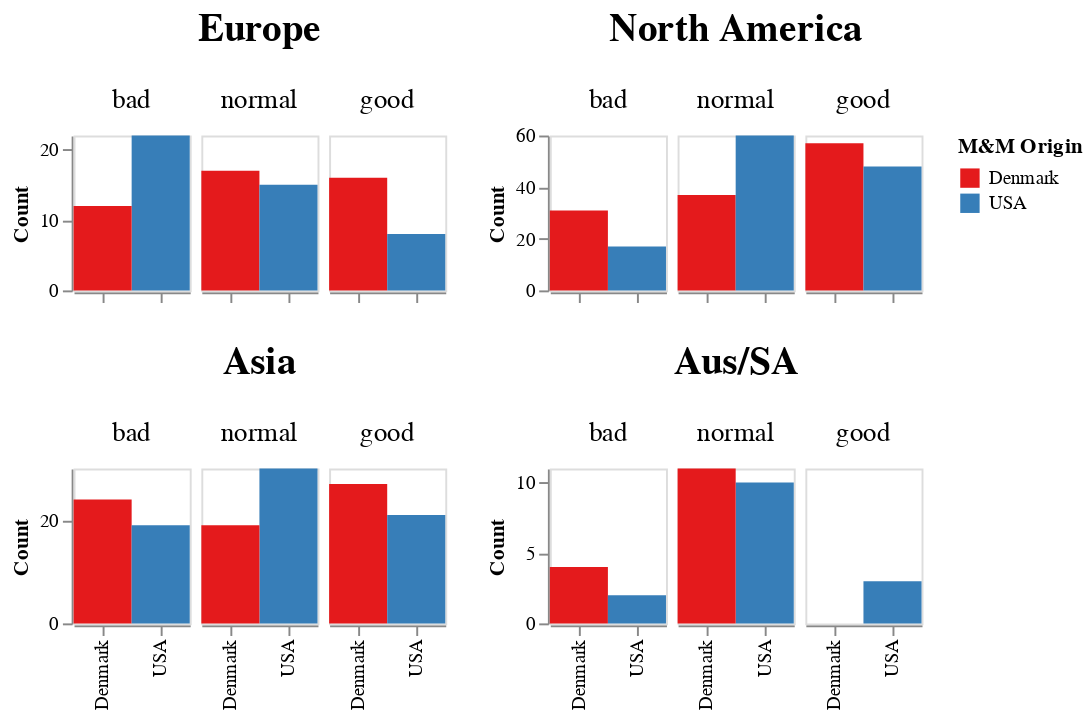

Source (notebook cell):
### Markdown cell above
### Show distribution of taste response counts of each continent

### Code cell
w = 60
h = 80
sp = 4

eu = alt.Chart(df[df['continent_adj']=='Europe'],).mark_bar(size=30).encode(
    alt.Y("count(taste_response):N",title="Count"),
    alt.X("mnm_origin",title='',sort=taste_order, # not sure why this sort is needed but it is
          axis=alt.Axis(labels=False)),
    alt.Color("mnm_origin:N",title='M&M Origin').scale(scheme="set1"),
    alt.Column("taste_response:N",sort=taste_order,spacing=sp,
               header=alt.Header(labelFontSize=14,title='Europe',titleFontSize=20)),
).properties(
    width=w,
    height=h,
)

na = alt.Chart(df[df['continent_adj']=='North America'],).mark_bar(size=30).encode(
    alt.Y("count(taste_response):N",title="Count"),
    alt.X("mnm_origin",title='',sort=taste_order, # not sure why this sort is needed but it is
          axis=alt.Axis(labels=False)),
    alt.Color("mnm_origin:N"),
    alt.Column("taste_response:N",sort=taste_order,spacing=sp,
               header=alt.Header(labelFontSize=14,title='North America',titleFontSize=20)),
).properties(
    width=w,
    height=h,
)

asi = alt.Chart(df[df['continent_adj']=='Asia'],).mark_bar(size=30).encode(
    alt.Y("count(taste_response):N",title="Count"),
    alt.X("mnm_origin",title='',sort=taste_order), # not sure why this sort is needed but it is
    alt.Color("mnm_origin:N"),
    alt.Column("taste_response:N",sort=taste_order,spacing=sp,
               header=alt.Header(labelFontSize=14,title='Asia',titleFontSize=20)),
).properties(
    width=w,
    height=h,
)

ausa = alt.Chart(df[df['continent_adj']=='Aus/SA'],).mark_bar(size=30).encode(
    alt.Y("count(taste_response):N",title="Count"),
    alt.X("mnm_origin",title=''), # not sure why this sort is NOT needed when the others are?
    alt.Color("mnm_origin:N"),
    alt.Column("taste_response:N",sort=taste_order,spacing=sp,
               header=alt.Header(labelFontSize=14,title='Aus/SA',titleFontSize=20)),
    order=alt.Order('column_taste_response_sort_index:Q')
).properties(
    width=w,
    height=h,
)

euna = alt.hconcat(eu,na)
aa = alt.hconcat(asi,ausa)
alt.vconcat(euna,aa
).configure_axis(
    grid=False,
)

### Figure 1 — Vega-Lite specification as saved in the notebook (floating-point values rounded to 4 significant figures; data arrays with more than 128 entries replaced by an {"elided": "..."} marker saying what was removed)
{"config": {"view": {"continuousWidth": 300, "continuousHeight": 300}, "axis": {"grid": false}}, "vconcat": [{"hconcat": [{"data": {"name": "data-249f99c136af0a67828851a4c0d86c8c"}, "mark": {"type": "bar", "size": 30}, "encoding": {"color": {"field": "mnm_origin", "scale": {"scheme": "set1"}, "title": "M&M Origin", "type": "nominal"}, "column": {"field": "taste_response", "header": {"labelFontSize": 14, "title": "Europe", "titleFontSize": 20}, "sort": ["bad", "normal", "good"], "spacing": 4, "type": "nominal"}, "x": {"axis": {"labels": false}, "field": "mnm_origin", "sort": ["bad", "normal", "good"], "title": "", "type": "nominal"}, "y": {"aggregate": "count", "field": "taste_response", "title": "Count", "type": "nominal"}}, "height": 80, "width": 60}, {"data": {"name": "data-93d1f81ac1568ce486484cdbcc28c073"}, "mark": {"type": "bar", "size": 30}, "encoding": {"color": {"field": "mnm_origin", "type": "nominal"}, "column": {"field": "taste_response", "header": {"labelFontSize": 14, "title": "North America", "titleFontSize": 20}, "sort": ["bad", "normal", "good"], "spacing": 4, "type": "nominal"}, "x": {"axis": {"labels": false}, "field": "mnm_origin", "sort": ["bad", "normal", "good"], "title": "", "type": "nominal"}, "y": {"aggregate": "count", "field": "taste_response", "title": "Count", "type": "nominal"}}, "height": 80, "width": 60}]}, {"hconcat": [{"data": {"name": "data-ba409737aa0490b34df3ff3f0b64b85c"}, "mark": {"type": "bar", "size": 30}, "encoding": {"color": {"field": "mnm_origin", "type": "nominal"}, "column": {"field": "taste_response", "header": {"labelFontSize": 14, "title": "Asia", "titleFontSize": 20}, "sort": ["bad", "normal", "good"], "spacing": 4, "type": "nominal"}, "x": {"field": "mnm_origin", "sort": ["bad", "normal", "good"], "title": "", "type": "nominal"}, "y": {"aggregate": "count", "field": "taste_response", "title": "Count", "type": "nominal"}}, "height": 80, "width": 60}, {"data": {"name": "data-4b7d7cb6afba5b00f5fcdbd5ebb79f5f"}, "mark": {"type": "bar", "size": 30}, "encoding": {"color": {"field": "mnm_origin", "type": "nominal"}, "column": {"field": "taste_response", "header": {"labelFontSize": 14, "title": "Aus/SA", "titleFontSize": 20}, "sort": ["bad", "normal", "good"], "spacing": 4, "type": "nominal"}, "order": {"field": "column_taste_response_sort_index", "type": "quantitative"}, "x": {"field": "mnm_origin", "title": "", "type": "nominal"}, "y": {"aggregate": "count", "field": "taste_response", "title": "Count", "type": "nominal"}}, "height": 80, "width": 60}]}], "$schema": "https://vega.github.io/schema/vega-lite/v5.8.0.json", "datasets": {"data-249f99c136af0a67828851a4c0d86c8c": [{"participant_id": 2, "mnm_id": 2, "mnm_color": "blue", "taste_response": "normal", "notes": "", "continent": "Europe", "mnm_origin": "Denmark", "continent_adj": "Europe", "taste_score": 2}, {"participant_id": 2, "mnm_id": 2, "mnm_color": "brown", "taste_response": "normal", "notes": "", "continent": "Europe", "mnm_origin": "Denmark", "continent_adj": "Europe", "taste_score": 2}, {"participant_id": 2, "mnm_id": 1, "mnm_color": "yellow", "taste_response": "bad", "notes": "", "continent": "Europe", "mnm_origin": "USA", "continent_adj": "Europe", "taste_score": 1}, {"participant_id": 2, "mnm_id": 1, "mnm_color": "blue", "taste_response": "bad", "notes": "still taste the chemical but not as bad as the last one", "continent": "Europe", "mnm_origin": "USA", "continent_adj": "Europe", "taste_score": 1}, {"participant_id": 2, "mnm_id": 2, "mnm_color": "red", "taste_response": "normal", "notes": "", "continent": "Europe", "mnm_origin": "Denmark", "continent_adj": "Europe", "taste_score": 2}, {"participant_id": 2, "mnm_id": 1, "mnm_color": "green", "taste_response": "bad", "notes": "", "continent": "Europe", "mnm_origin": "USA", "continent_adj": "Europe", "taste_score": 1}, {"participant_id": 2, "mnm_id": 2, "mnm_color": "brown", "taste_response": "normal", "notes": "", "continent": "Europe", "mnm_origin": "Denmark", "continent_adj": "Europe", "taste_score": 2}, {"participant_id": 2, "mnm_id": 2, "mnm_color": "orange", "taste_response": "normal", "notes": "", "continent": "Europe", "mnm_origin": "Denmark", "continent_adj": "Europe", "taste_score": 2}, {"participant_id": 2, "mnm_id": 1, "mnm_color": "green", "taste_response": "bad", "notes": "", "continent": "Europe", "mnm_origin": "USA", "continent_adj": "Europe", "taste_score": 1}, {"participant_id": 2, "mnm_id": 1, "mnm_color": "blue", "taste_response": "bad", "notes": "", "continent": "Europe", "mnm_origin": "USA", "continent_adj": "Europe", "taste_score": 1}, {"participant_id": 4, "mnm_id": 1, "mnm_color": "green", "taste_response": "normal", "notes": "", "continent": "Europe", "mnm_origin": "USA", "continent_adj": "Europe", "taste_score": 2}, {"participant_id": 4, "mnm_id": 1, "mnm_color": "orange", "taste_response": "normal", "notes": "", "continent": "Europe", "mnm_origin": "USA", "continent_adj": "Europe", "taste_score": 2}, {"participant_id": 4, "mnm_id": 1, "mnm_color": "brown", "taste_response": "normal", "notes": "", "continent": "Europe", "mnm_origin": "USA", "continent_adj": "Europe", "taste_score": 2}, {"participant_id": 4, "mnm_id": 2, "mnm_color": "brown", "taste_response": "bad", "notes": "", "continent": "Europe", "mnm_origin": "Denmark", "continent_adj": "Europe", "taste_score": 1}, {"participant_id": 4, "mnm_id": 1, "mnm_color": "blue", "taste_response": "normal", "notes": "", "continent": "Europe", "mnm_origin": "USA", "continent_adj": "Europe", "taste_score": 2}, {"participant_id": 4, "mnm_id": 2, "mnm_color": "red", "taste_response": "bad", "notes": "", "continent": "Europe", "mnm_origin": "Denmark", "continent_adj": "Europe", "taste_score": 1}, {"participant_id": 4, "mnm_id": 2, "mnm_color": "orange", "taste_response": "normal", "notes": "", "continent": "Europe", "mnm_origin": "Denmark", "continent_adj": "Europe", "taste_score": 2}, {"participant_id": 4, "mnm_id": 2, "mnm_color": "green", "taste_response": "bad", "notes": "different taste but different than the other different tastes", "continent": "Europe", "mnm_origin": "Denmark", "continent_adj": "Europe", "taste_score": 1}, {"participant_id": 4, "mnm_id": 1, "mnm_color": "orange", "taste_response": "bad", "notes": "", "continent": "Europe", "mnm_origin": "USA", "continent_adj": "Europe", "taste_score": 1}, {"participant_id": 4, "mnm_id": 2, "mnm_color": "blue", "taste_response": "normal", "notes": "", "continent": "Europe", "mnm_origin": "Denmark", "continent_adj": "Europe", "taste_score": 2}, {"participant_id": 5, "mnm_id": 2, "mnm_color": "orange", "taste_response": "bad", "notes": "actually quite bad", "continent": "Europe", "mnm_origin": "Denmark", "continent_adj": "Europe", "taste_score": 1}, {"participant_id": 5, "mnm_id": 1, "mnm_color": "red", "taste_response": "normal", "notes": "not as bad", "continent": "Europe", "mnm_origin": "USA", "continent_adj": "Europe", "taste_score": 2}, {"participant_id": 5, "mnm_id": 2, "mnm_color": "brown", "taste_response": "good", "notes": "", "continent": "Europe", "mnm_origin": "Denmark", "continent_adj": "Europe", "taste_score": 3}, {"participant_id": 5, "mnm_id": 2, "mnm_color": "green", "taste_response": "good", "notes": "", "continent": "Europe", "mnm_origin": "Denmark", "continent_adj": "Europe", "taste_score": 3}, {"participant_id": 5, "mnm_id": 1, "mnm_color": "green", "taste_response": "bad", "notes": "", "continent": "Europe", "mnm_origin": "USA", "continent_adj": "Europe", "taste_score": 1}, {"participant_id": 5, "mnm_id": 2, "mnm_color": "red", "taste_response": "normal", "notes": "", "continent": "Europe", "mnm_origin": "Denmark", "continent_adj": "Europe", "taste_score": 2}, {"participant_id": 5, "mnm_id": 1, "mnm_color": "orange", "taste_response": "bad", "notes": "", "continent": "Europe", "mnm_origin": "USA", "continent_adj": "Europe", "taste_score": 1}, {"participant_id": 5, "mnm_id": 2, "mnm_color": "orange", "taste_response": "normal", "notes": "", "continent": "Europe", "mnm_origin": "Denmark", "continent_adj": "Europe", "taste_score": 2}, {"participant_id": 5, "mnm_id": 1, "mnm_color": "blue", "taste_response": "bad", "notes": "", "continent": "Europe", "mnm_origin": "USA", "continent_adj": "Europe", "taste_score": 1}, {"participant_id": 5, "mnm_id": 1, "mnm_color": "brown", "taste_response": "bad", "notes": "very bad ", "continent": "Europe", "mnm_origin": "USA", "continent_adj": "Europe", "taste_score": 1}, {"participant_id": 8, "mnm_id": 2, "mnm_color": "yellow", "taste_response": "normal", "notes": "", "continent": "Europe", "mnm_origin": "Denmark", "continent_adj": "Europe", "taste_score": 2}, {"participant_id": 8, "mnm_id": 2, "mnm_color": "red", "taste_response": "normal", "notes": "Tastes like European smarties, or Canadian ", "continent": "Europe", "mnm_origin": "Denmark", "continent_adj": "Europe", "taste_score": 2}, {"participant_id": 8, "mnm_id": 1, "mnm_color": "yellow", "taste_response": "bad", "notes": "That's digusting", "continent": "Europe", "mnm_origin": "USA", "continent_adj": "Europe", "taste_score": 1}, {"participant_id": 8, "mnm_id": 1, "mnm_color": "blue", "taste_response": "normal", "notes": "Kinda bad", "continent": "Europe", "mnm_origin": "USA", "continent_adj": "Europe", "taste_score": 2}, {"participant_id": 8, "mnm_id": 2, "mnm_color": "brown", "taste_response": "good", "notes": "Like coconut", "continent": "Europe", "mnm_origin": "Denmark", "continent_adj": "Europe", "taste_score": 3}, {"participant_id": 8, "mnm_id": 1, "mnm_color": "orange", "taste_response": "bad", "notes": "Gags", "continent": "Europe", "mnm_origin": "USA", "continent_adj": "Europe", "taste_score": 1}, {"participant_id": 8, "mnm_id": 2, "mnm_color": "orange", "taste_response": "good", "notes": "Smartie again ", "continent": "Europe", "mnm_origin": "Denmark", "continent_adj": "Europe", "taste_score": 3}, {"participant_id": 8, "mnm_id": 2, "mnm_color": "green", "taste_response": "good", "notes": "Coconut", "continent": "Europe", "mnm_origin": "Denmark", "continent_adj": "Europe", "taste_score": 3}, {"participant_id": 8, "mnm_id": 1, "mnm_color": "red", "taste_response": "bad", "notes": "Disgusting", "continent": "Europe", "mnm_origin": "USA", "continent_adj": "Europe", "taste_score": 1}, {"participant_id": 8, "mnm_id": 1, "mnm_color": "orange", "taste_response": "normal", "notes": "Old mnm ", "continent": "Europe", "mnm_origin": "USA", "continent_adj": "Europe", "taste_score": 2}, {"participant_id": 17, "mnm_id": 2, "mnm_color": "green", "taste_response": "normal", "notes": "", "continent": "Europe", "mnm_origin": "Denmark", "continent_adj": "Europe", "taste_score": 2}, {"participant_id": 17, "mnm_id": 1, "mnm_color": "blue", "taste_response": "good", "notes": "", "continent": "Europe", "mnm_origin": "USA", "continent_adj": "Europe", "taste_score": 3}, {"participant_id": 17, "mnm_id": 1, "mnm_color": "brown", "taste_response": "normal", "notes": "", "continent": "Europe", "mnm_origin": "USA", "continent_adj": "Europe", "taste_score": 2}, {"participant_id": 17, "mnm_id": 2, "mnm_color": "yellow", "taste_response": "bad", "notes": "", "continent": "Europe", "mnm_origin": "Denmark", "continent_adj": "Europe", "taste_score": 1}, {"participant_id": 17, "mnm_id": 2, "mnm_color": "red", "taste_response": "normal", "notes": "", "continent": "Europe", "mnm_origin": "Denmark", "continent_adj": "Europe", "taste_score": 2}, {"participant_id": 17, "mnm_id": 2, "mnm_color": "brown", "taste_response": "bad", "notes": "", "continent": "Europe", "mnm_origin": "Denmark", "continent_adj": "Europe", "taste_score": 1}, {"participant_id": 17, "mnm_id": 1, "mnm_color": "green", "taste_response": "good", "notes": "", "continent": "Europe", "mnm_origin": "USA", "continent_adj": "Europe", "taste_score": 3}, {"participant_id": 17, "mnm_id": 2, "mnm_color": "green", "taste_response": "normal", "notes": "", "continent": "Europe", "mnm_origin": "Denmark", "continent_adj": "Europe", "taste_score": 2}, {"participant_id": 17, "mnm_id": 1, "mnm_color": "red", "taste_response": "bad", "notes": "", "continent": "Europe", "mnm_origin": "USA", "continent_adj": "Europe", "taste_score": 1}, {"participant_id": 17, "mnm_id": 1, "mnm_color": "orange", "taste_response": "bad", "notes": "REALLY bad", "continent": "Europe", "mnm_origin": "USA", "continent_adj": "Europe", "taste_score": 1}, {"participant_id": 24, "mnm_id": 2, "mnm_color": "orange", "taste_response": "normal", "notes": "", "continent": "Europe", "mnm_origin": "Denmark", "continent_adj": "Europe", "taste_score": 2}, {"participant_id": 24, "mnm_id": 2, "mnm_color": "red", "taste_response": "good", "notes": "", "continent": "Europe", "mnm_origin": "Denmark", "continent_adj": "Europe", "taste_score": 3}, {"participant_id": 24, "mnm_id": 1, "mnm_color": "blue", "taste_response": "good", "notes": "", "continent": "Europe", "mnm_origin": "USA", "continent_adj": "Europe", "taste_score": 3}, {"participant_id": 24, "mnm_id": 2, "mnm_color": "blue", "taste_response": "bad", "notes": "", "continent": "Europe", "mnm_origin": "Denmark", "continent_adj": "Europe", "taste_score": 1}, {"participant_id": 24, "mnm_id": 1, "mnm_color": "blue", "taste_response": "bad", "notes": "", "continent": "Europe", "mnm_origin": "USA", "continent_adj": "Europe", "taste_score": 1}, {"participant_id": 24, "mnm_id": 1, "mnm_color": "orange", "taste_response": "good", "notes": "", "continent": "Europe", "mnm_origin": "USA", "continent_adj": "Europe", "taste_score": 3}, {"participant_id": 24, "mnm_id": 2, "mnm_color": "yellow", "taste_response": "good", "notes": "", "continent": "Europe", "mnm_origin": "Denmark", "continent_adj": "Europe", "taste_score": 3}, {"participant_id": 24, "mnm_id": 1, "mnm_color": "red", "taste_response": "bad", "notes": "", "continent": "Europe", "mnm_origin": "USA", "continent_adj": "Europe", "taste_score": 1}, {"participant_id": 24, "mnm_id": 1, "mnm_color": "green", "taste_response": "normal", "notes": "", "continent": "Europe", "mnm_origin": "USA", "continent_adj": "Europe", "taste_score": 2}, {"participant_id": 24, "mnm_id": 2, "mnm_color": "orange", "taste_response": "bad", "notes": "", "continent": "Europe", "mnm_origin": "Denmark", "continent_adj": "Europe", "taste_score": 1}, {"participant_id": 41, "mnm_id": 1, "mnm_color": "orange", "taste_response": "normal", "notes": "", "continent": "Europe", "mnm_origin": "USA", "continent_adj": "Europe", "taste_score": 2}, {"participant_id": 41, "mnm_id": 2, "mnm_color": "orange", "taste_response": "good", "notes": "", "continent": "Europe", "mnm_origin": "Denmark", "continent_adj": "Europe", "taste_score": 3}, {"participant_id": 41, "mnm_id": 2, "mnm_color": "green", "taste_response": "good", "notes": "", "continent": "Europe", "mnm_origin": "Denmark", "continent_adj": "Europe", "taste_score": 3}, {"participant_id": 41, "mnm_id": 2, "mnm_color": "yellow", "taste_response": "normal", "notes": "", "continent": "Europe", "mnm_origin": "Denmark", "continent_adj": "Europe", "taste_score": 2}, {"participant_id": 41, "mnm_id": 1, "mnm_color": "red", "taste_response": "bad", "notes": "for sure", "continent": "Europe", "mnm_origin": "USA", "continent_adj": "Europe", "taste_score": 1}, {"participant_id": 41, "mnm_id": 1, "mnm_color": "blue", "taste_response": "normal", "notes": "", "continent": "Europe", "mnm_origin": "USA", "continent_adj": "Europe", "taste_score": 2}, {"participant_id": 41, "mnm_id": 1, "mnm_color": "green", "taste_response": "normal", "notes": "", "continent": "Europe", "mnm_origin": "USA", "continent_adj": "Europe", "taste_score": 2}, {"participant_id": 41, "mnm_id": 2, "mnm_color": "brown", "taste_response": "bad", "notes": "quick response", "continent": "Europe", "mnm_origin": "Denmark", "continent_adj": "Europe", "taste_score": 1}, {"participant_id": 41, "mnm_id": 1, "mnm_color": "yellow", "taste_response": "good", "notes": "", "continent": "Europe", "mnm_origin": "USA", "continent_adj": "Europe", "taste_score": 3}, {"participant_id": 41, "mnm_id": 2, "mnm_color": "red", "taste_response": "bad", "notes": "", "continent": "Europe", "mnm_origin": "Denmark", "continent_adj": "Europe", "taste_score": 1}, {"participant_id": 46, "mnm_id": 1, "mnm_color": "blue", "taste_response": "good", "notes": "", "continent": "Europe", "mnm_origin": "USA", "continent_adj": "Europe", "taste_score": 3}, {"participant_id": 46, "mnm_id": 1, "mnm_color": "yellow", "taste_response": "normal", "notes": "", "continent": "Europe", "mnm_origin": "USA", "continent_adj": "Europe", "taste_score": 2}, {"participant_id": 46, "mnm_id": 2, "mnm_color": "yellow", "taste_response": "good", "notes": "", "continent": "Europe", "mnm_origin": "Denmark", "continent_adj": "Europe", "taste_score": 3}, {"participant_id": 46, "mnm_id": 1, "mnm_color": "brown", "taste_response": "normal", "notes": "", "continent": "Europe", "mnm_origin": "USA", "continent_adj": "Europe", "taste_score": 2}, {"participant_id": 46, "mnm_id": 2, "mnm_color": "brown", "taste_response": "good", "notes": "", "continent": "Europe", "mnm_origin": "Denmark", "continent_adj": "Europe", "taste_score": 3}, {"participant_id": 46, "mnm_id": 2, "mnm_color": "orange", "taste_response": "good", "notes": "", "continent": "Europe", "mnm_origin": "Denmark", "continent_adj": "Europe", "taste_score": 3}, {"participant_id": 46, "mnm_id": 1, "mnm_color": "orange", "taste_response": "bad", "notes": "", "continent": "Europe", "mnm_origin": "USA", "continent_adj": "Europe", "taste_score": 1}, {"participant_id": 46, "mnm_id": 1, "mnm_color": "blue", "taste_response": "normal", "notes": "", "continent": "Europe", "mnm_origin": "USA", "continent_adj": "Europe", "taste_score": 2}, {"participant_id": 46, "mnm_id": 2, "mnm_color": "blue", "taste_response": "good", "notes": "the best one ever", "continent": "Europe", "mnm_origin": "Denmark", "continent_adj": "Europe", "taste_score": 3}, {"participant_id": 46, "mnm_id": 2, "mnm_color": "red", "taste_response": "normal", "notes": "", "continent": "Europe", "mnm_origin": "Denmark", "continent_adj": "Europe", "taste_score": 2}, {"participant_id": 52, "mnm_id": 1, "mnm_color": "orange", "taste_response": "bad", "notes": "", "continent": "Europe", "mnm_origin": "USA", "continent_adj": "Europe", "taste_score": 1}, {"participant_id": 52, "mnm_id": 2, "mnm_color": "orange", "taste_response": "good", "notes": "", "continent": "Europe", "mnm_origin": "Denmark", "continent_adj": "Europe", "taste_score": 3}, {"participant_id": 52, "mnm_id": 2, "mnm_color": "green", "taste_response": "good", "notes": "", "continent": "Europe", "mnm_origin": "Denmark", "continent_adj": "Europe", "taste_score": 3}, {"participant_id": 52, "mnm_id": 1, "mnm_color": "green", "taste_response": "bad", "notes": "", "continent": "Europe", "mnm_origin": "USA", "continent_adj": "Europe", "taste_score": 1}, {"participant_id": 52, "mnm_id": 1, "mnm_color": "blue", "taste_response": "good", "notes": "", "continent": "Europe", "mnm_origin": "USA", "continent_adj": "Europe", "taste_score": 3}, {"participant_id": 52, "mnm_id": 1, "mnm_color": "red", "taste_response": "good", "notes": "", "continent": "Europe", "mnm_origin": "USA", "continent_adj": "Europe", "taste_score": 3}, {"participant_id": 52, "mnm_id": 2, "mnm_color": "red", "taste_response": "bad", "notes": "", "continent": "Europe", "mnm_origin": "Denmark", "continent_adj": "Europe", "taste_score": 1}, {"participant_id": 52, "mnm_id": 1, "mnm_color": "brown", "taste_response": "bad", "notes": "", "continent": "Europe", "mnm_origin": "USA", "continent_adj": "Europe", "taste_score": 1}, {"participant_id": 52, "mnm_id": 2, "mnm_color": "brown", "taste_response": "good", "notes": "", "continent": "Europe", "mnm_origin": "Denmark", "continent_adj": "Europe", "taste_score": 3}, {"participant_id": 52, "mnm_id": 2, "mnm_color": "yellow", "taste_response": "bad", "notes": "", "continent": "Europe", "mnm_origin": "Denmark", "continent_adj": "Europe", "taste_score": 1}], "data-93d1f81ac1568ce486484cdbcc28c073": {"elided": "250 records"}, "data-ba409737aa0490b34df3ff3f0b64b85c": {"elided": "140 records"}, "data-4b7d7cb6afba5b00f5fcdbd5ebb79f5f": [{"participant_id": 9, "mnm_id": 1, "mnm_color": "yellow", "taste_response": "normal", "notes": "", "continent": "Australia", "mnm_origin": "USA", "continent_adj": "Aus/SA", "taste_score": 2}, {"participant_id": 9, "mnm_id": 1, "mnm_color": "green", "taste_response": "good", "notes": "", "continent": "Australia", "mnm_origin": "USA", "continent_adj": "Aus/SA", "taste_score": 3}, {"participant_id": 9, "mnm_id": 2, "mnm_color": "brown", "taste_response": "bad", "notes": "On the shit side", "continent": "Australia", "mnm_origin": "Denmark", "continent_adj": "Aus/SA", "taste_score": 1}, {"participant_id": 9, "mnm_id": 1, "mnm_color": "blue", "taste_response": "bad", "notes": "", "continent": "Australia", "mnm_origin": "USA", "continent_adj": "Aus/SA", "taste_score": 1}, {"participant_id": 9, "mnm_id": 2, "mnm_color": "green", "taste_response": "bad", "notes": "That was worse", "continent": "Australia", "mnm_origin": "Denmark", "continent_adj": "Aus/SA", "taste_score": 1}, {"participant_id": 9, "mnm_id": 2, "mnm_color": "orange", "taste_response": "normal", "notes": "", "continent": "Australia", "mnm_origin": "Denmark", "continent_adj": "Aus/SA", "taste_score": 2}, {"participant_id": 9, "mnm_id": 1, "mnm_color": "brown", "taste_response": "good", "notes": "", "continent": "Australia", "mnm_origin": "USA", "continent_adj": "Aus/SA", "taste_score": 3}, {"participant_id": 9, "mnm_id": 1, "mnm_color": "yellow", "taste_response": "good", "notes": "", "continent": "Australia", "mnm_origin": "USA", "continent_adj": "Aus/SA", "taste_score": 3}, {"participant_id": 9, "mnm_id": 2, "mnm_color": "green", "taste_response": "bad", "notes": "", "continent": "Australia", "mnm_origin": "Denmark", "continent_adj": "Aus/SA", "taste_score": 1}, {"participant_id": 9, "mnm_id": 2, "mnm_color": "red", "taste_response": "normal", "notes": "", "continent": "Australia", "mnm_origin": "Denmark", "continent_adj": "Aus/SA", "taste_score": 2}, {"participant_id": 13, "mnm_id": 2, "mnm_color": "red", "taste_response": "normal", "notes": "", "continent": "South America", "mnm_origin": "Denmark", "continent_adj": "Aus/SA", "taste_score": 2}, {"participant_id": 13, "mnm_id": 1, "mnm_color": "green", "taste_response": "normal", "notes": "", "continent": "South America", "mnm_origin": "USA", "continent_adj": "Aus/SA", "taste_score": 2}, {"participant_id": 13, "mnm_id": 2, "mnm_color": "orange", "taste_response": "normal", "notes": "", "continent": "South America", "mnm_origin": "Denmark", "continent_adj": "Aus/SA", "taste_score": 2}, {"participant_id": 13, "mnm_id": 2, "mnm_color": "green", "taste_response": "normal", "notes": "", "continent": "South America", "mnm_origin": "Denmark", "continent_adj": "Aus/SA", "taste_score": 2}, {"participant_id": 13, "mnm_id": 2, "mnm_color": "yellow", "taste_response": "normal", "notes": "", "continent": "South America", "mnm_origin": "Denmark", "continent_adj": "Aus/SA", "taste_score": 2}, {"participant_id": 13, "mnm_id": 1, "mnm_color": "orange", "taste_response": "normal", "notes": "Tastes a bit different but still normal", "continent": "South America", "mnm_origin": "USA", "continent_adj": "Aus/SA", "taste_score": 2}, {"participant_id": 13, "mnm_id": 1, "mnm_color": "brown", "taste_response": "normal", "notes": "", "continent": "South America", "mnm_origin": "USA", "continent_adj": "Aus/SA", "taste_score": 2}, {"participant_id": 13, "mnm_id": 2, "mnm_color": "blue", "taste_response": "normal", "notes": "", "continent": "South America", "mnm_origin": "Denmark", "continent_adj": "Aus/SA", "taste_score": 2}, {"participant_id": 13, "mnm_id": 1, "mnm_color": "green", "taste_response": "normal", "notes": "Something different", "continent": "South America", "mnm_origin": "USA", "continent_adj": "Aus/SA", "taste_score": 2}, {"participant_id": 13, "mnm_id": 1, "mnm_color": "blue", "taste_response": "normal", "notes": "", "continent": "South America", "mnm_origin": "USA", "continent_adj": "Aus/SA", "taste_score": 2}, {"participant_id": 14, "mnm_id": 2, "mnm_color": "blue", "taste_response": "normal", "notes": "", "continent": "South America", "mnm_origin": "Denmark", "continent_adj": "Aus/SA", "taste_score": 2}, {"participant_id": 14, "mnm_id": 1, "mnm_color": "orange", "taste_response": "bad", "notes": "", "continent": "South America", "mnm_origin": "USA", "continent_adj": "Aus/SA", "taste_score": 1}, {"participant_id": 14, "mnm_id": 1, "mnm_color": "green", "taste_response": "normal", "notes": "", "continent": "South America", "mnm_origin": "USA", "continent_adj": "Aus/SA", "taste_score": 2}, {"participant_id": 14, "mnm_id": 2, "mnm_color": "orange", "taste_response": "normal", "notes": "", "continent": "South America", "mnm_origin": "Denmark", "continent_adj": "Aus/SA", "taste_score": 2}, {"participant_id": 14, "mnm_id": 2, "mnm_color": "brown", "taste_response": "normal", "notes": "", "continent": "South America", "mnm_origin": "Denmark", "continent_adj": "Aus/SA", "taste_score": 2}, {"participant_id": 14, "mnm_id": 2, "mnm_color": "yellow", "taste_response": "normal", "notes": "", "continent": "South America", "mnm_origin": "Denmark", "continent_adj": "Aus/SA", "taste_score": 2}, {"participant_id": 14, "mnm_id": 1, "mnm_color": "green", "taste_response": "normal", "notes": "", "continent": "South America", "mnm_origin": "USA", "continent_adj": "Aus/SA", "taste_score": 2}, {"participant_id": 14, "mnm_id": 2, "mnm_color": "green", "taste_response": "bad", "notes": "", "continent": "South America", "mnm_origin": "Denmark", "continent_adj": "Aus/SA", "taste_score": 1}, {"participant_id": 14, "mnm_id": 1, "mnm_color": "blue", "taste_response": "normal", "notes": "", "continent": "South America", "mnm_origin": "USA", "continent_adj": "Aus/SA", "taste_score": 2}, {"participant_id": 14, "mnm_id": 1, "mnm_color": "red", "taste_response": "normal", "notes": "", "continent": "South America", "mnm_origin": "USA", "continent_adj": "Aus/SA", "taste_score": 2}]}}
